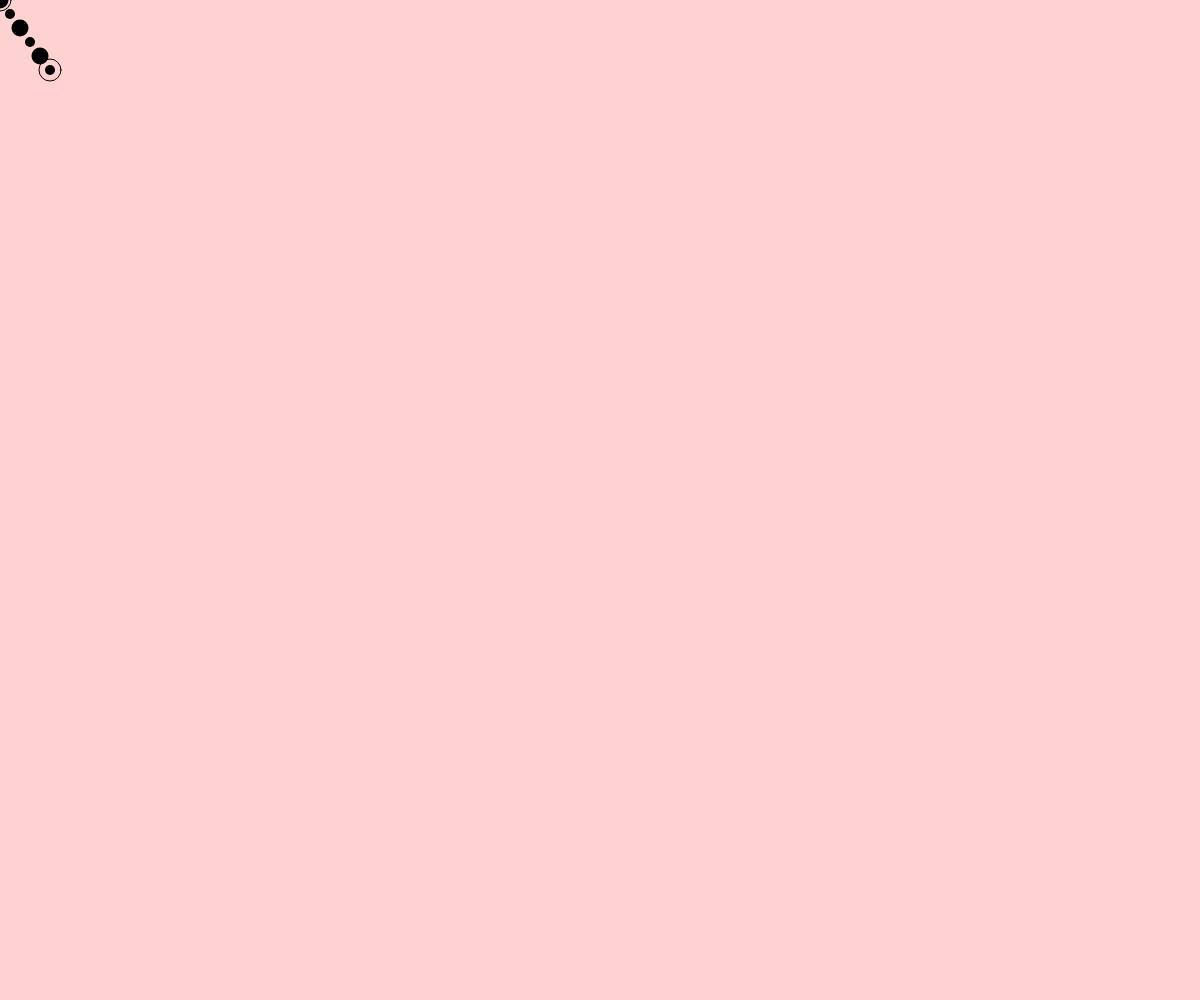
Frame 1 (no input)
Frame 60 (no input): identical to frame 1, image omitted
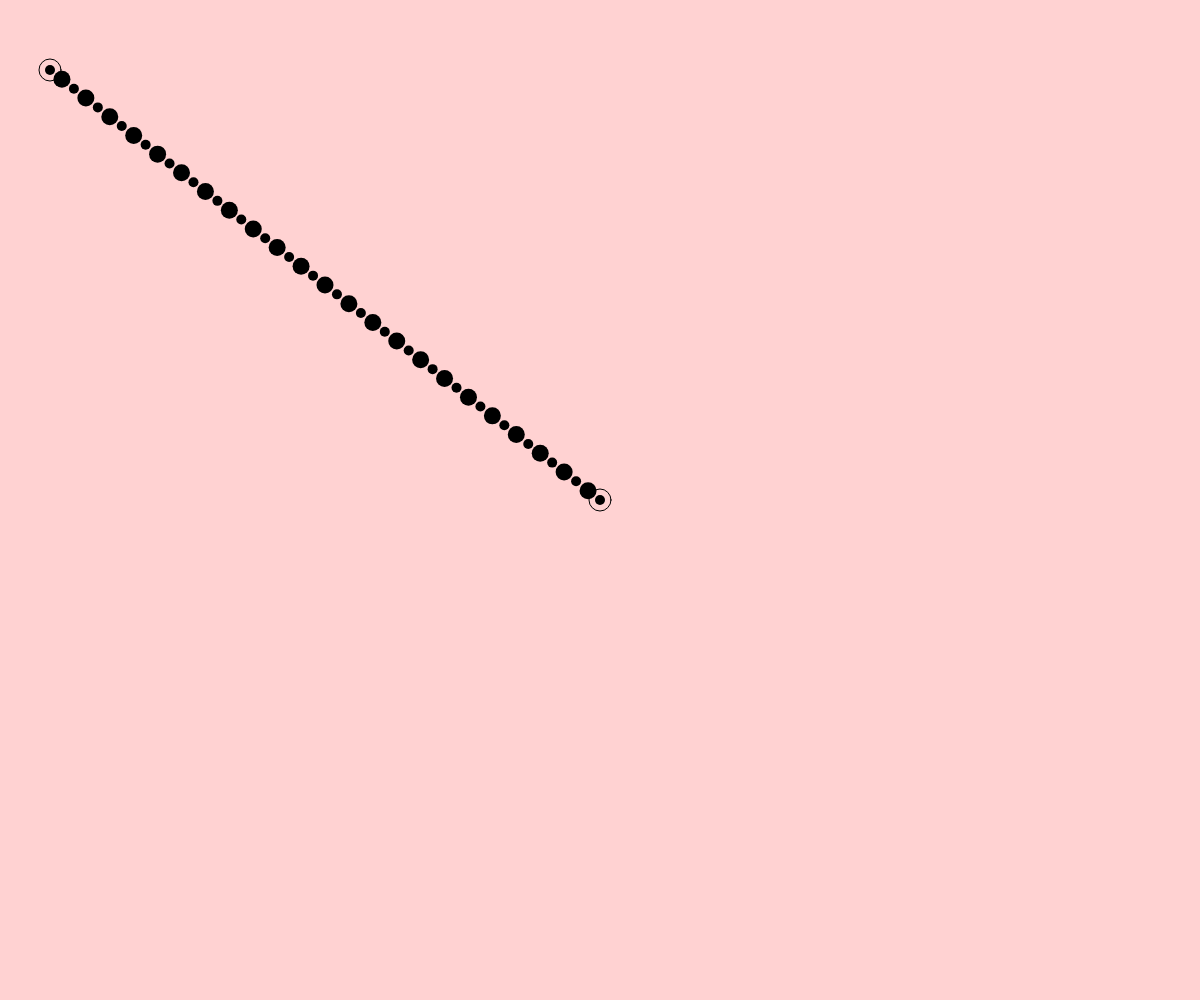
Frame 120 (the mouse pressed at the canvas centre since frame 60)

The p5.js sketch that drew these frames (run headless with seeded random() and noise() and a simulated clock; from frame 60 on, the mouse is pressed at the canvas centre):

// p5.js sketch
// ── sketch.js

function setup() {
	createCanvas(windowWidth, windowHeight)
}

function windowResized(){
	resizeCanvas(windowWidth, windowHeight)
}
function draw() {

	const A = new Vec2(50, 70)
	const B = new Vec2(mouseX, mouseY)
	const C = B.sottrai(A)
	const lunghezza = 15
	const num = Math.floor(C.modulo() / lunghezza)

	background(255, 210, 210)

	noFill()
	stroke(0)
	circle(A.x, A.y, 22, 22)
	circle(B.x, B.y, 22, 22)

	noStroke()
	fill(0)
	for (let i=0; i<num+1; i++) {
		const p = C.moltiplica(i / num).somma(A)
		circle(p.x, p.y, i % 2 * 7 + 10)
	}
}

// ── vec2.js
class Vec2 {
	// Costruttore della classe Vec2
	// con due parametri x e y che vengono passati
	// ai "campi" x e y della classe
	constructor(x, y) {
	// I due campi x e y del vettore
		this.x = x
		this.y = y
	}

	// Funzione che stampa i componenti x, y e il modulo del vettore
	// nella console
	toString() {
		return ("x=" + this.x.toFixed(2) + ", y=" + this.y.toFixed(2) + " │" + this.modulo().toFixed(2) + "│")
	}

	// Funzione che disegna il vettore applicato ad un punto
	// e con un colore
	disegna(col, punto=new Vec2(0, 0)) {
		stroke(col)
		line(punto.x, punto.y, punto.x + this.x, punto.y + this.y)
		noStroke()
		fill(col)
		ellipse(punto.x + this.x, punto.y + this.y, 9, 9)
		text(this.toString(), punto.x + this.x + 20, punto.y + this.y)
	}

	// Funzione che ritorna il modulo (lunghezza) del vettore
	modulo() {
		return Math.sqrt(this.x*this.x + this.y*this.y)
	}

	// Funzione che ritorna una copia del vettore normalizzato
	normalizza() {
		const m = this.modulo()
		return new Vec2(this.x / m, this.y / m)
	}

	// Funzione che ritorna un nuovo vettore
	// risultante dalla somma del vettore con un vettore v
	somma(v) {
		return new Vec2(this.x + v.x, this.y + v.y)
	}

	sottrai(v) {
		return new Vec2(this.x - v.x, this.y - v.y)
	}

	// Funzione che ritorna un nuovo vettore
	// risultante dalla moltiplicazione del vettore per uno scalare s
	moltiplica(scalare) {
		return new Vec2(this.x * scalare, this.y * scalare)
	}

	// Funzione che ritorna una copia vettore
	copia() {
		return new Vec2(this.x, this.y)
	}

	// Funzione che ruota un vettore
	ruota(ang) {
		const c = Math.cos(ang)
		const s = Math.sin(ang)
		const rx = c * this.x - s * this.y
		const ry = s * this.x + c * this.y
		return new Vec2(rx, ry)
	}
}
